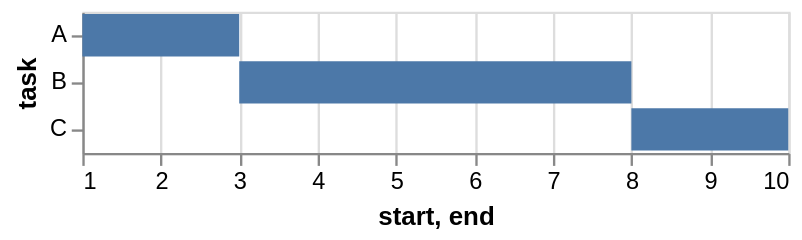

Write a Vega-Lite specification for this figure.
### Vega-Lite specification from a JSON file in a GitHub repository (floating-point values rounded to 4 significant figures)
{"$schema": "https://vega.github.io/schema/vega-lite/v6.json", "description": "A simple bar chart with ranged data (aka Gantt Chart).", "data": {"values": [{"task": "A", "start": 1, "end": 3}, {"task": "B", "start": 3, "end": 8}, {"task": "C", "start": 8, "end": 10}]}, "mark": "bar", "encoding": {"y": {"field": "task", "type": "ordinal"}, "x": {"field": "start", "type": "quantitative"}, "x2": {"field": "end"}}, "config": {"scale": {"zero": false}}}
